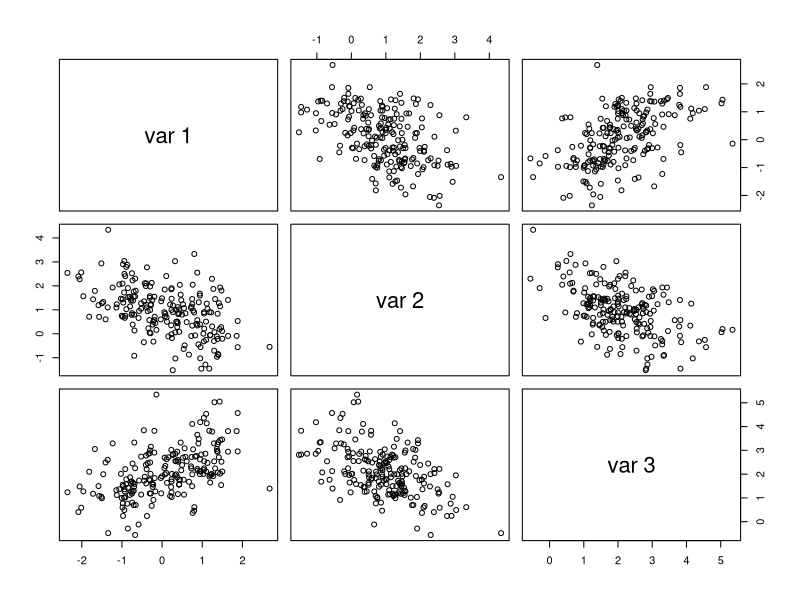

Generate this figure with R:
#利用Cholesky分解生成变量
rmvn.Cholesky <-
  function(n, mu, Sigma) {
    # generate n random vectors from MVN(mu, Sigma)
    # dimension is inferred from mu and Sigma
    d <- length(mu)
    Q <- chol(Sigma) # Choleski factorization of Sigma
    Z <- matrix(rnorm(n*d), nrow=n, ncol=d)
    X <- Z %*% Q + matrix(mu, n, d, byrow=TRUE)
    X
  }

#代入协方差矩阵和均值向量
Sigma = c(1,-.5,.5,-.5,1,-.5,.5,-.5,1)
Sigma = matrix(Sigma,nrow=3)
mu = c(0,1,2)
samples = rmvn.Cholesky(200,mu,Sigma)

#输出散点图
X1 = samples[,1]
X2 = samples[,2]
X3 = samples[,3]
pairs(samples)
apply(samples,MARGIN = 2,FUN = mean)
cor(X1,X2)
cor(X1,X3)
cor(X2,X3)